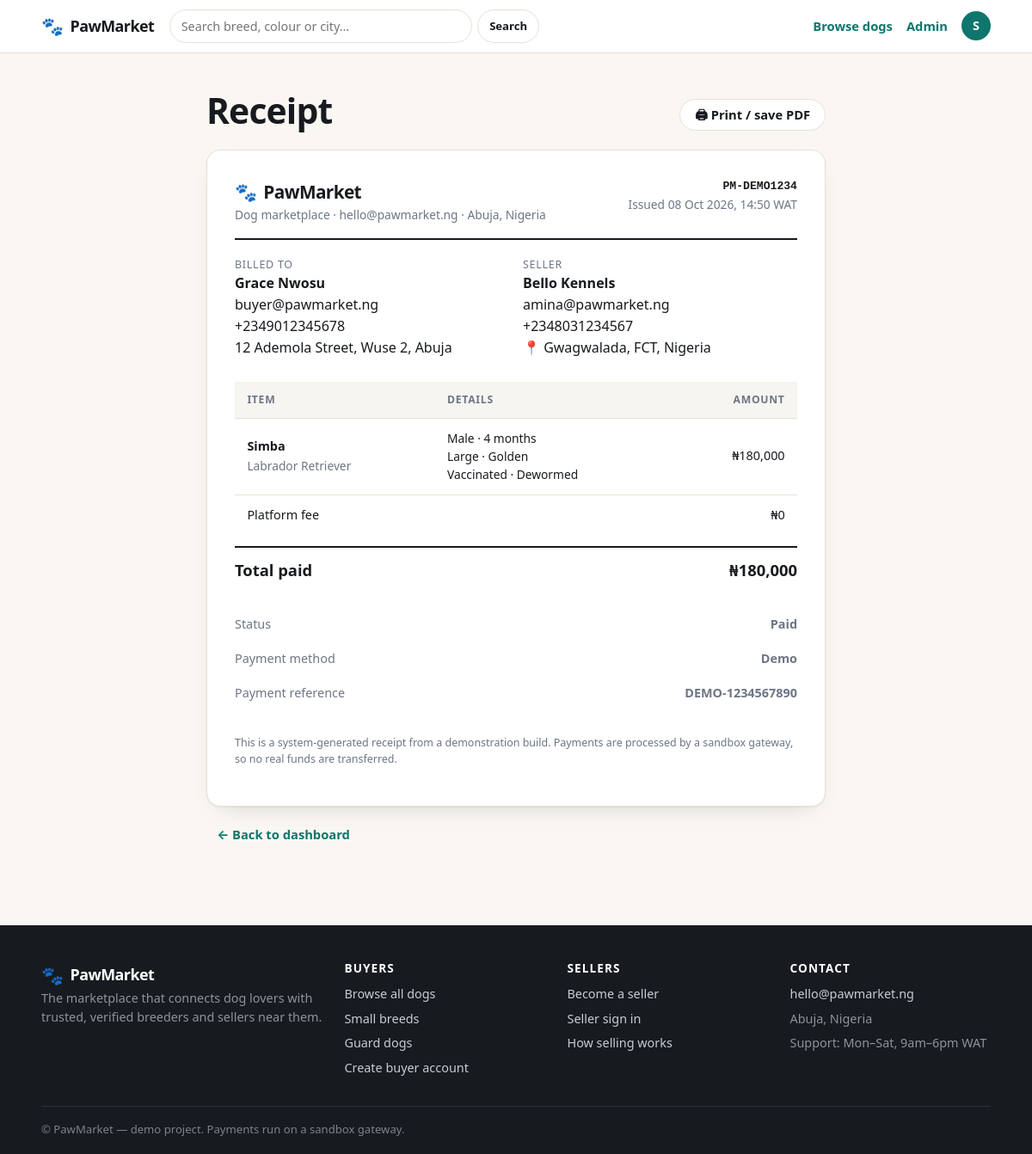
Screenshot of /orders/1/receipt (signed in) with the database file from the repository.
### app/models.py (models this page shows, shortened)
class User(UserMixin, db.Model):
    __tablename__ = "users"
    id = db.Column(db.Integer, primary_key=True)
    full_name = db.Column(db.String(120), nullable=False)
    email = db.Column(db.String(160), unique=True, nullable=False, index=True)
    phone = db.Column(db.String(40))
    whatsapp = db.Column(db.String(40))
    password_hash = db.Column(db.String(255), nullable=False)
    role = db.Column(db.String(20), nullable=False, default="buyer")
    business_name = db.Column(db.String(160))
    bio = db.Column(db.Text)
    country = db.Column(db.String(80), default="Nigeria")
    state = db.Column(db.String(80))
    city = db.Column(db.String(80))
    address = db.Column(db.String(200))
    avatar = db.Column(db.String(200))
    is_verified = db.Column(db.Boolean, default=False)   # admin-controlled badge
    is_active_user = db.Column(db.Boolean, default=True)  # admin can suspend
    created_at = db.Column(db.DateTime, default=datetime.utcnow)
    dogs = db.relationship("Dog", backref="seller", lazy="dynamic",
                           cascade="all, delete-orphan", foreign_keys="Dog.seller_id")
    favorites = db.relationship("Favorite", backref="user", lazy="dynamic",
                                cascade="all, delete-orphan")
    orders = db.relationship("Order", backref="buyer", lazy="dynamic",
                             foreign_keys="Order.buyer_id",
                             cascade="all, delete-orphan")
    @property
    def is_active(self):  # Flask-Login uses this to block suspended accounts
        return self.is_active_user
    @property
    def is_admin(self):
        return self.role == "admin"
    @property
    def is_seller(self):
        return self.role == "seller"
    @property
    def is_buyer(self):
        return self.role == "buyer"

class Order(db.Model):
    __tablename__ = "orders"
    id = db.Column(db.Integer, primary_key=True)
    reference = db.Column(db.String(40), unique=True, nullable=False)
    dog_id = db.Column(db.Integer, db.ForeignKey("dogs.id"), nullable=False)
    buyer_id = db.Column(db.Integer, db.ForeignKey("users.id"), nullable=False)
    seller_id = db.Column(db.Integer, db.ForeignKey("users.id"), nullable=False)
    amount = db.Column(db.Float, nullable=False)
    status = db.Column(db.String(30), default="pending_payment")
    payment_method = db.Column(db.String(40), default="demo")
    payment_ref = db.Column(db.String(80))
    delivery_address = db.Column(db.String(250))
    buyer_phone = db.Column(db.String(40))
    notes = db.Column(db.Text)
    created_at = db.Column(db.DateTime, default=datetime.utcnow)
    seller = db.relationship("User", foreign_keys=[seller_id])
    @property
    def status_label(self):
        return self.status.replace("_", " ").title()

class Dog(db.Model):
    __tablename__ = "dogs"
    id = db.Column(db.Integer, primary_key=True)
    seller_id = db.Column(db.Integer, db.ForeignKey("users.id"), nullable=False)
    name = db.Column(db.String(80), nullable=False)
    breed = db.Column(db.String(80), nullable=False, index=True)
    color = db.Column(db.String(80))
    size = db.Column(db.String(20), default="Medium", index=True)
    gender = db.Column(db.String(10), default="Male")
    age_months = db.Column(db.Integer, default=3)
    weight_kg = db.Column(db.Float)
    price = db.Column(db.Float, nullable=False, default=0)
    negotiable = db.Column(db.Boolean, default=False)
    delivery_available = db.Column(db.Boolean, default=False)
    description = db.Column(db.Text)
    temperament = db.Column(db.String(200))
    health_notes = db.Column(db.String(300))
    vaccinated = db.Column(db.Boolean, default=False)
    dewormed = db.Column(db.Boolean, default=False)
    pedigree = db.Column(db.Boolean, default=False)
    trained = db.Column(db.Boolean, default=False)
    kennel_club_registered = db.Column(db.Boolean, default=False)
    city = db.Column(db.String(80))
    state = db.Column(db.String(80))
    country = db.Column(db.String(80), default="Nigeria")
    status = db.Column(db.String(20), default="available", index=True)
    is_featured = db.Column(db.Boolean, default=False)
    views = db.Column(db.Integer, default=0)
    created_at = db.Column(db.DateTime, default=datetime.utcnow, index=True)
    images = db.relationship("DogImage", backref="dog", lazy="select",
                             cascade="all, delete-orphan")
    orders = db.relationship("Order", backref="dog", lazy="dynamic",
                             cascade="all, delete-orphan")
    @property
    def age_label(self):
        if not self.age_months:
            return "Unknown"
        if self.age_months < 12:
            return f"{self.age_months} month{'s' if self.age_months != 1 else ''}"
        years, months = divmod(self.age_months, 12)
        label = f"{years} year{'s' if years != 1 else ''}"
        if months:
            label += f" {months} month{'s' if months != 1 else ''}"
        return label
    @property
    def location(self):
        parts = [p for p in (self.city, self.state, self.country) if p]
        return ", ".join(parts) if parts else "Location not provided"

### app/views.py (the view)
@main_bp.route("/orders/<int:order_id>/receipt")
@login_required
def receipt(order_id):
    order = get_or_404(Order, order_id)
    if current_user.id not in (order.buyer_id, order.seller_id) and not current_user.is_admin:
        abort(403)
    return render_template("receipt.html", order=order, now=datetime.utcnow())

### app/helpers.py (called while the page is built)
def get_or_404(model, ident, **kwargs):
    from .extensions import db
    obj = db.session.get(model, ident)
    if obj is None:
        abort(404)
    return obj

### app/models.py (called while the page is built)
@login_manager.user_loader
def load_user(user_id):
    return db.session.get(User, int(user_id))

### templates/receipt.html (shortened to what this page needs)
{% extends "base.html" %}
{% block content %}
<section>
  <div class="narrow" style="max-width:720px">
    <div class="section-head">
      <h1 style="margin:0">Receipt</h1>
      <button class="btn" onclick="window.print()">🖨 Print / save PDF</button>
    </div>
    <div class="receipt">
      <div class="receipt-head">
        <div>
          <div class="brand" style="font-size:1.3rem"><span class="brand-mark">🐾</span> {{ SITE_NAME }}</div>
          <div class="muted small">Dog marketplace · {{ CONTACT_EMAIL }} · Abuja, Nigeria</div>
        </div>
        <div style="text-align:right">
          <div class="id-line"><strong>{{ order.reference }}</strong></div>
          <div class="muted small">Issued {{ now.strftime('%d %b %Y, %H:%M') }} WAT</div>
        </div>
      </div>
      <div class="form-row">
        <div>
          <div class="tiny muted" style="text-transform:uppercase;letter-spacing:.06em">Billed to</div>
          <strong>{{ order.buyer.full_name }}</strong>
          <div>{{ order.buyer.email }}</div>
          <div>{{ order.buyer_phone or order.buyer.phone or '' }}</div>
          <div>{{ order.delivery_address or 'Collection in person' }}</div>
        </div>
        <div>
          <div class="tiny muted" style="text-transform:uppercase;letter-spacing:.06em">Seller</div>
          <strong>{{ order.seller.business_name or order.seller.full_name }}</strong>
          <div>{{ order.seller.email }}</div>
          <div>{{ order.seller.phone or '' }}</div>
          <div>📍 {{ order.dog.location }}</div>
        </div>
      </div>
      <table class="mt-3">
        <thead>
          <tr><th>Item</th><th>Details</th><th style="text-align:right">Amount</th></tr>
        </thead>
        <tbody>
          <tr>
            <td><strong>{{ order.dog.name }}</strong><br><span class="muted small">{{ order.dog.breed }}</span></td>
            <td class="small">
              {{ order.dog.gender }} · {{ order.dog.age_label }}<br>
              {{ order.dog.size }} · {{ order.dog.color or '—' }}<br>
              {% if order.dog.vaccinated %}Vaccinated{% endif %}
              {% if order.dog.dewormed %} · Dewormed{% endif %}
            </td>
            <td style="text-align:right">{{ order.amount|money }}</td>
          </tr>
          <tr>
            <td colspan="2">Platform fee</td>
            <td style="text-align:right">{{ CURRENCY }}0</td>
          </tr>
        </tbody>
      </table>
      <div class="receipt-total"><span>Total paid</span><span>{{ order.amount|money }}</span></div>
      <div class="mt-3 small muted">
        <div class="spec" style="border:0"><span>Status</span><span>{{ order.status_label }}</span></div>
        <div class="spec" style="border:0"><span>Payment method</span><span>{{ order.payment_method|capitalize }}</span></div>
        <div class="spec" style="border:0"><span>Payment reference</span><span>{{ order.payment_ref or '—' }}</span></div>
      </div>
      <p class="tiny muted mt-3">This is a system-generated receipt from a demonstration build.
        Payments are processed by a sandbox gateway, so no real funds are transferred.</p>
    </div>
    <a class="btn btn-ghost mt-2" href="{{ url_for('main.dashboard_router') }}">← Back to dashboard</a>
  </div>
</section>
{% endblock %}

### templates/base.html (shortened to what this page needs)
<!DOCTYPE html>
<html lang="en">
<head>
  <link rel="stylesheet" href="{{ url_for('static', filename='css/app.css') }}">
</head>
<body>
<header class="nav">
  <div class="container nav-inner">
    <a class="brand" href="{{ url_for('main.home') }}">
      <span class="brand-mark">🐾</span>
      <span class="brand-text">{{ SITE_NAME }}</span>
    </a>
    <form class="nav-search" action="{{ url_for('main.browse') }}" method="get">
      <input type="search" name="q" placeholder="Search breed, colour or city…"
             value="{{ request.args.get('q','') if request.endpoint == 'main.browse' else '' }}">
      <button class="btn btn-sm" type="submit">Search</button>
    </form>
    <nav class="nav-links">
      <a href="{{ url_for('main.browse') }}">Browse dogs</a>
      {% if current_user.is_authenticated %}
        {% if current_user.is_admin %}
          <a href="{{ url_for('admin.dashboard') }}">Admin</a>
        {% elif current_user.is_seller %}
          <a href="{{ url_for('seller.dashboard') }}">Seller dashboard</a>
        {% else %}
          <a href="{{ url_for('main.buyer_dashboard') }}">My dashboard</a>
        {% endif %}
        <div class="user-menu">
          <span class="avatar avatar-sm">
            {% if current_user.avatar %}
              <img src="{{ url_for('static', filename='uploads/' + current_user.avatar) }}" alt="">
            {% else %}{{ current_user.full_name[0]|upper }}{% endif %}
          </span>
        </div>
      {% else %}
        <a href="{{ url_for('auth.login') }}">Sign in</a>
        <a class="btn btn-sm btn-primary" href="{{ url_for('auth.register', role='seller') }}">Sell a dog</a>
      {% endif %}
    </nav>
  </div>
</header>
<main>
  {% block content %}{% endblock %}
</main>
<footer class="footer">
  <div class="container footer-grid">
    <div>
      <div class="brand brand-light"><span class="brand-mark">🐾</span> {{ SITE_NAME }}</div>
      <p class="muted-light">The marketplace that connects dog lovers with trusted, verified
        breeders and sellers near them.</p>
    </div>
    <div>
      <h4>Buyers</h4>
      <a href="{{ url_for('main.browse') }}">Browse all dogs</a>
      <a href="{{ url_for('main.browse', size='Small') }}">Small breeds</a>
      <a href="{{ url_for('main.browse', size='Giant') }}">Guard dogs</a>
      <a href="{{ url_for('auth.register', role='buyer') }}">Create buyer account</a>
    </div>
    <div>
      <h4>Sellers</h4>
      <a href="{{ url_for('auth.register', role='seller') }}">Become a seller</a>
      <a href="{{ url_for('auth.login') }}">Seller sign in</a>
      <a href="{{ url_for('main.home') }}#how">How selling works</a>
    </div>
    <div>
      <h4>Contact</h4>
      <a href="mailto:{{ CONTACT_EMAIL }}">{{ CONTACT_EMAIL }}</a>
      <span class="muted-light">Abuja, Nigeria</span>
      <span class="muted-light">Support: Mon–Sat, 9am–6pm WAT</span>
    </div>
  </div>
  <div class="container footer-bottom">
    <span>© {{ SITE_NAME }} — demo project. Payments run on a sandbox gateway.</span>
  </div>
</footer>
</body>
</html>

### rows the page displays
User: full_name "S"
Order: reference "PM-DEMO1234", buyer_phone "+2349012345678", delivery_address "12 Ademola Street, Wuse 2, Abuja", amount "₦180,000", status_label "Paid", payment_method "Demo", payment_ref "DEMO-1234567890"
User: buyer.full_name "Grace Nwosu", buyer.email "buyer@pawmarket.ng"
User: seller "Bello Kennels", seller.email "amina@pawmarket.ng", seller "+2348031234567"
Dog: dog.location "Gwagwalada, FCT, Nigeria", dog.name "Simba", dog.breed "Labrador Retriever", dog.gender "Male", dog.age_label "4 months", dog.size "Large", dog "Golden"

### other values shown
{{ SITE_NAME }} "PawMarket"
{{ CONTACT_EMAIL }} "hello@pawmarket.ng"
{{ CURRENCY }} "₦"
